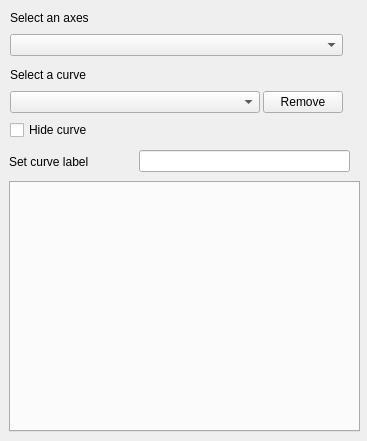
<?xml version="1.0" encoding="UTF-8"?>
<ui version="4.0">
 <class>Form</class>
 <widget class="QWidget" name="Form">
  <property name="geometry">
   <rect>
    <x>0</x>
    <y>0</y>
    <width>367</width>
    <height>441</height>
   </rect>
  </property>
  <property name="windowTitle">
   <string>Form</string>
  </property>
  <widget class="QWidget" name="horizontalLayoutWidget_2">
   <property name="geometry">
    <rect>
     <x>9</x>
     <y>146</y>
     <width>341</width>
     <height>31</height>
    </rect>
   </property>
   <layout class="QHBoxLayout" name="set_curve_label_layout">
    <item>
     <widget class="QLabel" name="curve_label_label">
      <property name="text">
       <string>Set curve label</string>
      </property>
     </widget>
    </item>
    <item>
     <widget class="QLineEdit" name="curve_label_line_edit">
      <property name="sizePolicy">
       <sizepolicy hsizetype="Minimum" vsizetype="Fixed">
        <horstretch>0</horstretch>
        <verstretch>0</verstretch>
       </sizepolicy>
      </property>
      <property name="minimumSize">
       <size>
        <width>211</width>
        <height>20</height>
       </size>
      </property>
     </widget>
    </item>
   </layout>
  </widget>
  <widget class="QLabel" name="select_curve_label">
   <property name="geometry">
    <rect>
     <x>10</x>
     <y>67</y>
     <width>81</width>
     <height>16</height>
    </rect>
   </property>
   <property name="text">
    <string>Select a curve</string>
   </property>
  </widget>
  <widget class="QTabWidget" name="tab_widget">
   <property name="geometry">
    <rect>
     <x>9</x>
     <y>181</y>
     <width>351</width>
     <height>251</height>
    </rect>
   </property>
   <property name="currentIndex">
    <number>-1</number>
   </property>
  </widget>
  <widget class="QCheckBox" name="hide_curve_check_box">
   <property name="geometry">
    <rect>
     <x>10</x>
     <y>120</y>
     <width>87</width>
     <height>20</height>
    </rect>
   </property>
   <property name="text">
    <string>Hide curve</string>
   </property>
  </widget>
  <widget class="QWidget" name="layoutWidget">
   <property name="geometry">
    <rect>
     <x>10</x>
     <y>90</y>
     <width>333</width>
     <height>25</height>
    </rect>
   </property>
   <layout class="QHBoxLayout" name="horizontalLayout">
    <item>
     <widget class="QComboBox" name="select_curve_combo_box">
      <property name="sizePolicy">
       <sizepolicy hsizetype="Minimum" vsizetype="Fixed">
        <horstretch>0</horstretch>
        <verstretch>0</verstretch>
       </sizepolicy>
      </property>
      <property name="minimumSize">
       <size>
        <width>250</width>
        <height>0</height>
       </size>
      </property>
     </widget>
    </item>
    <item>
     <widget class="QPushButton" name="remove_curve_button">
      <property name="sizePolicy">
       <sizepolicy hsizetype="Preferred" vsizetype="Fixed">
        <horstretch>0</horstretch>
        <verstretch>0</verstretch>
       </sizepolicy>
      </property>
      <property name="minimumSize">
       <size>
        <width>0</width>
        <height>0</height>
       </size>
      </property>
      <property name="maximumSize">
       <size>
        <width>1500000</width>
        <height>16777215</height>
       </size>
      </property>
      <property name="text">
       <string>Remove</string>
      </property>
      <property name="autoDefault">
       <bool>false</bool>
      </property>
     </widget>
    </item>
   </layout>
  </widget>
  <widget class="QWidget" name="layoutWidget_2">
   <property name="geometry">
    <rect>
     <x>10</x>
     <y>33</y>
     <width>333</width>
     <height>25</height>
    </rect>
   </property>
   <layout class="QHBoxLayout" name="horizontalLayout_2">
    <item>
     <widget class="QComboBox" name="select_axes_combo_box">
      <property name="sizePolicy">
       <sizepolicy hsizetype="Minimum" vsizetype="Fixed">
        <horstretch>0</horstretch>
        <verstretch>0</verstretch>
       </sizepolicy>
      </property>
      <property name="minimumSize">
       <size>
        <width>250</width>
        <height>0</height>
       </size>
      </property>
     </widget>
    </item>
   </layout>
  </widget>
  <widget class="QLabel" name="select_axes_label">
   <property name="geometry">
    <rect>
     <x>10</x>
     <y>10</y>
     <width>81</width>
     <height>16</height>
    </rect>
   </property>
   <property name="text">
    <string>Select an axes</string>
   </property>
  </widget>
 </widget>
 <resources/>
 <connections/>
</ui>
